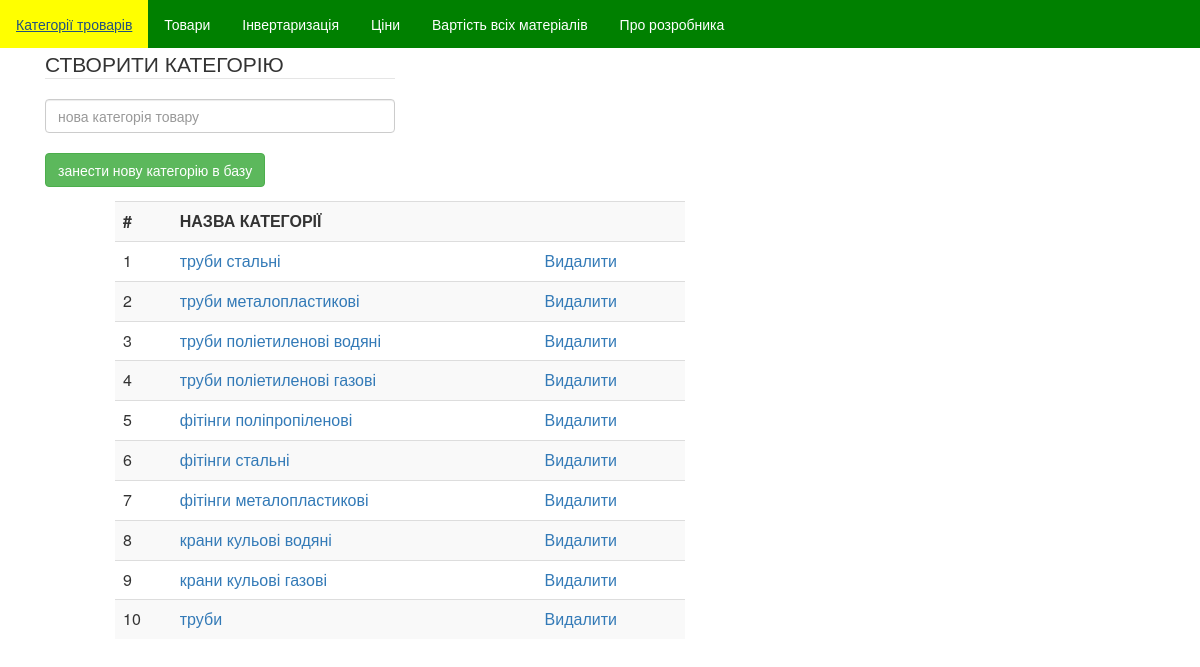
Page /categoryPage.php on the committed database.
### tables this page shows
CREATE TABLE IF NOT EXISTS `category` (
  `id` int(11) NOT NULL,
  `name` varchar(40) NOT NULL
);

### categoryPage.php (called while the page is built, shortened)
<?php
include 'head.php';
include 'Queries/categoryQueries.php';
include 'Forms/categoryForm.php';
$categories = getCategories();
include 'Tables/category.php';
?>

### Queries/categoryQueries.php (called while the page is built, shortened)
<?php
function getCategories()
{
    $pdo = new PDO("mysql:host=localhost; dbname=storage", 'root', '');
    $stmt = $pdo->query('SELECT * FROM category');
    $res = [];
    while ($row = $stmt->fetch()) {
        $res[] = ['id' => $row["id"], 'name' => $row["name"]];
    }
    return $res;
}

### Tables/category.php (the view, shortened to what this page needs)
<?php
echo '<div class="col-lg-6 col-lg-offset-1">';
echo '<table class="table table-striped"><tr><th>#</th><th>НАЗВА КАТЕГОРІЇ</th><th></th></tr>';
$i = 1;
foreach ($categories as $category) {
    echo '<tr>
                <td>' . $i . '</td>
                <td><a href="items.php">' . $category['name'] . '</a></td>
                <td><a href="javascript: deleteMessage(' . $category['id'] . ')">Видалити</a></td>
            </tr>';
    $i++;
}
echo '</table>';
echo '</div>';

### rows in the picture
category: name "труби стальні"
category: name "труби металопластикові"
category: name "труби поліетиленові водяні"
category: name "труби поліетиленові газові"
category: name "фітінги поліпропіленові"
category: name "фітінги стальні"
category: name "фітінги металопластикові"
category: name "крани кульові водяні"
category: name "крани кульові газові"
category: name "труби"
